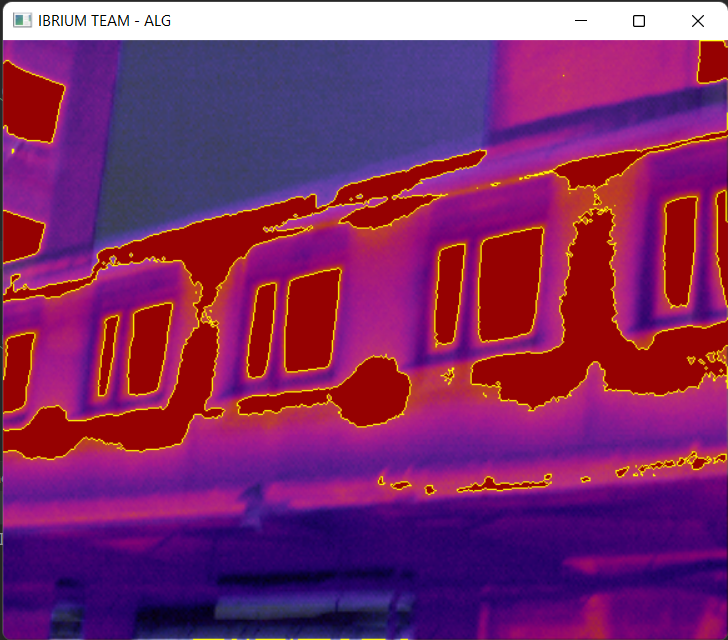
#> input picture screenschoots/main.png, 728 x 640 px
$ python -i IbriumCore.py   (imports and definitions only)
#> lines starting #> are read from the running program, lines starting #| are printed output that depends on the picture; after the words box and inside, x2 and y2 are one past the last pixel; in counts of white or black regions, pixels touching at a corner belong together
#> further down, picture is the input picture: shape (640, 728, 3); mean B, G, R 104.8, 42.4, 126.5
from cmath import pi, tan
import cv2
import imutils
import numpy


# Распознование теплопотерь на снимке
# [8 lines left out: function recognize_loss, not called in this run]


# Фильтрация недействительного источника теплопотерь
def filtration(img, f_mode=4):
#> called with f_mode = 4
    gray = cv2.cvtColor(img, cv2.COLOR_BGR2GRAY)
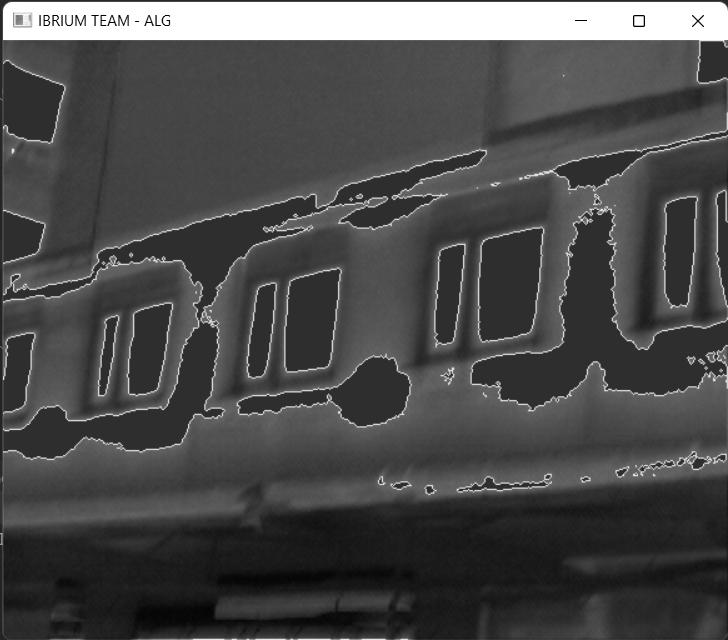
#> gray: shape (640, 728); min 0, max 255, mean 74.7
    gray = cv2.GaussianBlur(gray, (3, 3), 0)
    edges = cv2.Canny(gray, 1, 250)
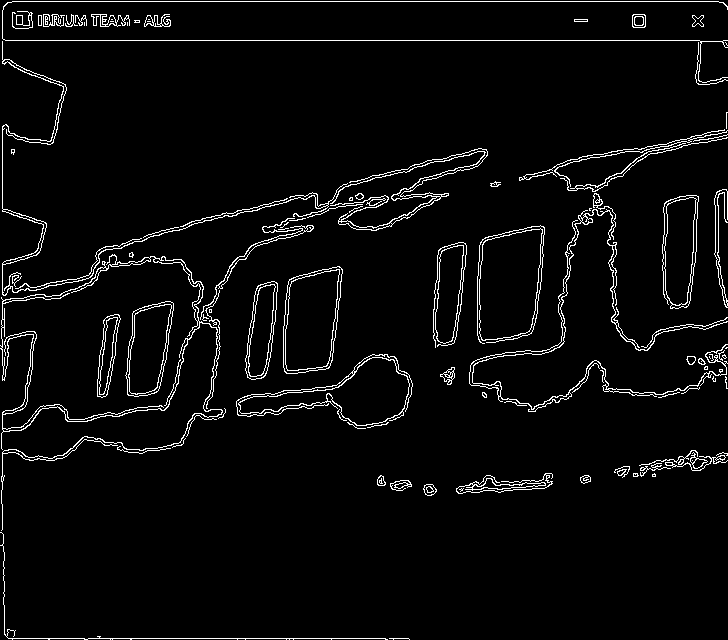
#> edges: shape (640, 728); 4% white in thin lines or dots
    kernel = cv2.getStructuringElement(cv2.MORPH_RECT, (25, 45))
    closed = cv2.morphologyEx(edges, cv2.MORPH_CLOSE, kernel)
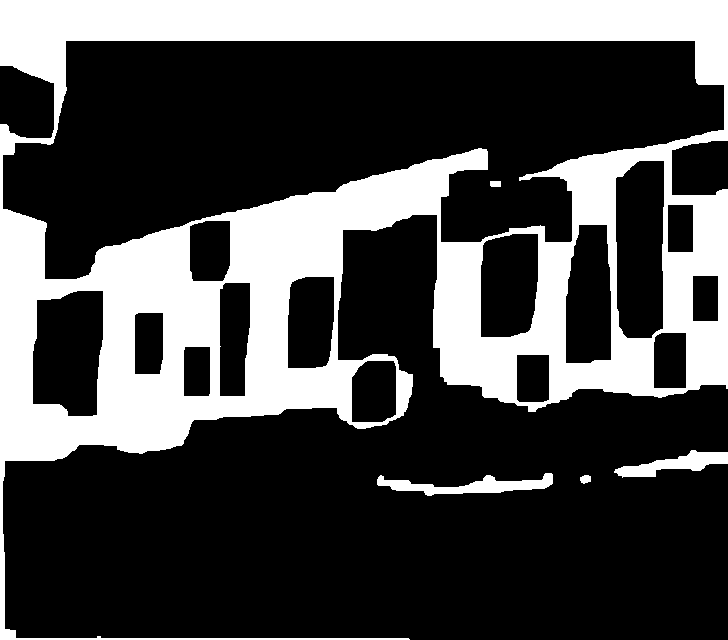
#> closed: shape (640, 728); 28.7% white; 5 white regions
    contours = cv2.findContours(closed.copy(), cv2.RETR_EXTERNAL, cv2.CHAIN_APPROX_SIMPLE)
#> contours = 4 contours; box (x1, y1, x2, y2) and area: (0, 0, 728, 640) 282638, (377, 473, 553, 496) 1557, (614, 450, 728, 478) 1285, (580, 475, 591, 484) 62
    contours = imutils.grab_contours(contours)

    for c in contours:
        p = cv2.arcLength(c, True)
        approx = cv2.approxPolyDP(c, 0.02 * p, True)
        if len(approx) == f_mode:
            cv2.drawContours(img, [approx], -1, (0, 255,), -10)
            cv2.drawContours(img, [approx], -1, (255, 255, 255), 4)
#> this loop made 4 passes
#> p on passes 1 to 4: 31.9, 400.7, 264.1, 4320.8


# Примерный расчет периметра зон теплопотерь
# [12 lines left out: functions heat_loss_perimetr_calc, view_width_calc, not called in this run]


# Расчет минимального размера объекта (сторона квадрата) - S(приходящийся на один пиксель детектора) (см)
def min_obj_size_calc(x1, px_hor):
    s = (x1/px_hor)*100
    return s


# Расчет отношения D:S
def ds_calc(k, s):
    ds = (k/s)*100
    return ds


# Расчет пространственного разрешения или мгновенный угол поля зрения(iFov - Instantaneous Field of View) (мрад)
def ifov_calc(fov_hor, px_hor):
    iFoV = (fov_hor/px_hor)*(pi*180)*10
    return iFoV

# Расчет dT
def dt_calc(d, t):
    dT = d-t
    return dT


# Расчет теплопотерь (на метр квадратный)
def heat_calc(rctg, dT, R):
    q = (rctg*dT)/R
    return q


# Копирайтер изображений
def copiraiter(img):
    img_copy = img
    return img_copy


# Конкатенация двух изображений для игнорирования температурной шкалы (Fluke only)
# [6 lines left out: function concatenation, not called in this run]


# Визуализация 3D
def vizualizator_3d():
    return 1


# Конвертация 3D
def convertation_3d():
    return 1


# Выдача основных статусов
def status_manager(r, g, b):
    recommend_sys(1) if (r == 150) else recommend_sys(2)
    recommend_sys(0) if (r == 0 and g == 255 and b == 255) else recommend_sys(4)


# Рекомендательный блок
# [16 lines left out: function recommend_sys, not called in this run]

>>> import cv2
>>> picture = cv2.imread('screenschoots/main.png')
>>> result = filtration(picture)
